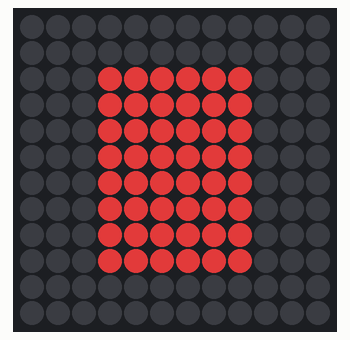
The sketch below on a simulated Arduino Uno, built with avr-gcc and run on an emulated ATmega328P. On the bench: 12×12 RGB LED matrix (first LED top left, wired row by row). Dim RGB values are drawn brighter than linear.

Above: at 0.1 s.

The sketch:

mason1_copy_20231124141843.ino
```cpp
#include <FastLED.h>

#define WIDTH 12
#define HEIGHT 12
#define LED_PIN 2

const int NUM_LEDS = WIDTH * HEIGHT;
CRGB leds[NUM_LEDS];

void setup() {
  FastLED.addLeds<WS2812B, LED_PIN, GRB>(leds, NUM_LEDS).setCorrection(TypicalLEDStrip);
  FastLED.clear();
  FastLED.show();
}

void loop() {
  drawPotato(); // Function to draw a potato
  FastLED.show();
  delay(100); // Refresh rate in milliseconds
}

void drawPotato() {
  // Clear previous drawings
  FastLED.clear();

  // Draw a potato shape
  for (int y = 0; y < HEIGHT; y++) {
    for (int x = 0; x < WIDTH; x++) {
      // Simple oval-like shape
      if (((x > 2 && x < 9) && (y > 1 && y < 10)) ||
          ((x > 3 && x < 8) && (y == 2 || y == 9))) {
        leds[XY(x, y)] = CRGB::Brown; // Brown color for the potato
      }
    }
  }
}

int XY(int x, int y) {
  // Function to convert x, y coordinates to LED index
  int XYindex;
  if (y % 2 == 0) {
    XYindex = (y * WIDTH) + x;
  } else {
    XYindex = (y * WIDTH) + (WIDTH - 1 - x);
  }
  return XYindex;
}
```
